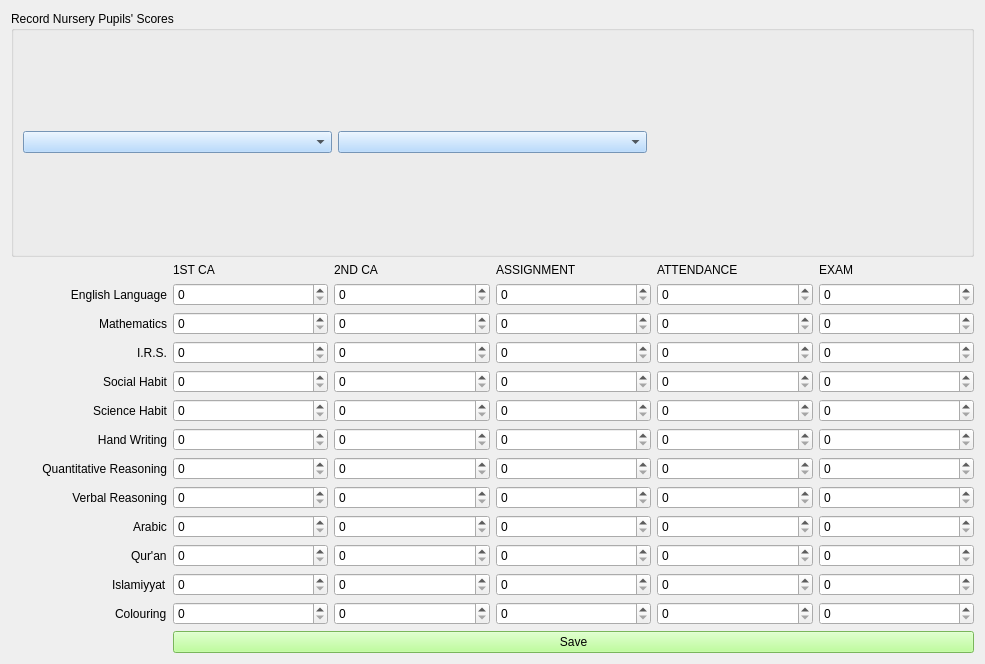
<?xml version="1.0" encoding="UTF-8"?>
<ui version="4.0">
 <class>NurScoreRecForm</class>
 <widget class="QWidget" name="NurScoreRecForm">
  <property name="geometry">
   <rect>
    <x>0</x>
    <y>0</y>
    <width>985</width>
    <height>664</height>
   </rect>
  </property>
  <property name="windowTitle">
   <string>Nursery Scores (First Term)</string>
  </property>
  <property name="windowIcon">
   <iconset>
    <normaloff>score_icon.png</normaloff>score_icon.png</iconset>
  </property>
  <property name="styleSheet">
   <string notr="true">font: 12pt &quot;MS Shell Dlg 2&quot;;

QPushButton{
background-color: rgb(170, 255, 127);
}
</string>
  </property>
  <layout class="QHBoxLayout" name="horizontalLayout_2">
   <item>
    <layout class="QVBoxLayout" name="verticalLayout_3">
     <item>
      <widget class="QGroupBox" name="groupBox">
       <property name="styleSheet">
        <string notr="true">QComboBox{
background-color: rgb(165, 209, 255);
}</string>
       </property>
       <property name="title">
        <string>Record Nursery Pupils' Scores</string>
       </property>
       <layout class="QHBoxLayout" name="horizontalLayout">
        <item>
         <widget class="QComboBox" name="class_comboBox"/>
        </item>
        <item>
         <widget class="QComboBox" name="stud_adm_no_comboBox"/>
        </item>
        <item>
         <widget class="QLabel" name="name_label">
          <property name="styleSheet">
           <string notr="true">QComboBox{
background-color: rgb(166, 180, 255);
}</string>
          </property>
          <property name="text">
           <string/>
          </property>
         </widget>
        </item>
       </layout>
      </widget>
     </item>
     <item>
      <layout class="QVBoxLayout" name="verticalLayout_2">
       <item>
        <layout class="QVBoxLayout" name="verticalLayout"/>
       </item>
       <item>
        <layout class="QGridLayout" name="gridLayout">
         <item row="13" column="3">
          <widget class="QSpinBox" name="verbal_c2_spin"/>
         </item>
         <item row="10" column="6">
          <widget class="QSpinBox" name="quant_exam_spin"/>
         </item>
         <item row="13" column="2">
          <widget class="QSpinBox" name="verbal_c1_spin"/>
         </item>
         <item row="13" column="6">
          <widget class="QSpinBox" name="verbal_exam_spin"/>
         </item>
         <item row="13" column="4">
          <widget class="QSpinBox" name="verbal_ass_spin"/>
         </item>
         <item row="13" column="5">
          <widget class="QSpinBox" name="verbal_att_spin"/>
         </item>
         <item row="3" column="6">
          <widget class="QDoubleSpinBox" name="math_exam_spin">
           <property name="decimals">
            <number>0</number>
           </property>
          </widget>
         </item>
         <item row="5" column="0">
          <widget class="QLabel" name="label_3">
           <property name="text">
            <string>I.R.S.</string>
           </property>
           <property name="alignment">
            <set>Qt::AlignRight|Qt::AlignTrailing|Qt::AlignVCenter</set>
           </property>
          </widget>
         </item>
         <item row="3" column="3">
          <widget class="QDoubleSpinBox" name="math_c2_spin">
           <property name="decimals">
            <number>0</number>
           </property>
          </widget>
         </item>
         <item row="1" column="2">
          <widget class="QDoubleSpinBox" name="eng_c1_spin">
           <property name="decimals">
            <number>0</number>
           </property>
          </widget>
         </item>
         <item row="6" column="0">
          <widget class="QLabel" name="label_21">
           <property name="text">
            <string>Social Habit</string>
           </property>
           <property name="alignment">
            <set>Qt::AlignRight|Qt::AlignTrailing|Qt::AlignVCenter</set>
           </property>
          </widget>
         </item>
         <item row="3" column="5">
          <widget class="QDoubleSpinBox" name="math_att_spin">
           <property name="decimals">
            <number>0</number>
           </property>
          </widget>
         </item>
         <item row="13" column="0">
          <widget class="QLabel" name="label_28">
           <property name="text">
            <string>Verbal Reasoning</string>
           </property>
           <property name="alignment">
            <set>Qt::AlignRight|Qt::AlignTrailing|Qt::AlignVCenter</set>
           </property>
          </widget>
         </item>
         <item row="7" column="0">
          <widget class="QLabel" name="label_20">
           <property name="text">
            <string>Science Habit</string>
           </property>
           <property name="alignment">
            <set>Qt::AlignRight|Qt::AlignTrailing|Qt::AlignVCenter</set>
           </property>
          </widget>
         </item>
         <item row="16" column="0" alignment="Qt::AlignRight">
          <widget class="QLabel" name="label_11">
           <property name="text">
            <string>Islamiyyat</string>
           </property>
          </widget>
         </item>
         <item row="5" column="4">
          <widget class="QDoubleSpinBox" name="irs_ass_spin">
           <property name="decimals">
            <number>0</number>
           </property>
          </widget>
         </item>
         <item row="3" column="4">
          <widget class="QDoubleSpinBox" name="math_ass_spin">
           <property name="decimals">
            <number>0</number>
           </property>
          </widget>
         </item>
         <item row="5" column="5">
          <widget class="QDoubleSpinBox" name="irs_att_spin">
           <property name="decimals">
            <number>0</number>
           </property>
          </widget>
         </item>
         <item row="14" column="0" alignment="Qt::AlignRight">
          <widget class="QLabel" name="label_8">
           <property name="text">
            <string>Arabic</string>
           </property>
          </widget>
         </item>
         <item row="0" column="2">
          <widget class="QLabel" name="label_6">
           <property name="text">
            <string>1ST CA</string>
           </property>
          </widget>
         </item>
         <item row="9" column="0">
          <widget class="QLabel" name="label_19">
           <property name="text">
            <string>Hand Writing</string>
           </property>
           <property name="alignment">
            <set>Qt::AlignRight|Qt::AlignTrailing|Qt::AlignVCenter</set>
           </property>
          </widget>
         </item>
         <item row="3" column="0">
          <widget class="QLabel" name="label_2">
           <property name="text">
            <string>Mathematics</string>
           </property>
           <property name="alignment">
            <set>Qt::AlignRight|Qt::AlignTrailing|Qt::AlignVCenter</set>
           </property>
          </widget>
         </item>
         <item row="1" column="3">
          <widget class="QDoubleSpinBox" name="eng_c2_spin">
           <property name="decimals">
            <number>0</number>
           </property>
          </widget>
         </item>
         <item row="0" column="3">
          <widget class="QLabel" name="label_5">
           <property name="styleSheet">
            <string notr="true"/>
           </property>
           <property name="text">
            <string>2ND CA</string>
           </property>
          </widget>
         </item>
         <item row="0" column="6">
          <widget class="QLabel" name="label_4">
           <property name="text">
            <string>EXAM</string>
           </property>
          </widget>
         </item>
         <item row="5" column="2">
          <widget class="QDoubleSpinBox" name="irs_c1_spin">
           <property name="decimals">
            <number>0</number>
           </property>
          </widget>
         </item>
         <item row="1" column="4">
          <widget class="QDoubleSpinBox" name="eng_ass_spin">
           <property name="decimals">
            <number>0</number>
           </property>
          </widget>
         </item>
         <item row="5" column="3">
          <widget class="QDoubleSpinBox" name="irs_c2_spin">
           <property name="decimals">
            <number>0</number>
           </property>
          </widget>
         </item>
         <item row="0" column="5">
          <widget class="QLabel" name="label_9">
           <property name="text">
            <string>ATTENDANCE</string>
           </property>
          </widget>
         </item>
         <item row="7" column="2">
          <widget class="QDoubleSpinBox" name="science_c1_spin">
           <property name="decimals">
            <number>0</number>
           </property>
          </widget>
         </item>
         <item row="1" column="5">
          <widget class="QDoubleSpinBox" name="eng_att_spin">
           <property name="decimals">
            <number>0</number>
           </property>
          </widget>
         </item>
         <item row="1" column="0">
          <widget class="QLabel" name="label">
           <property name="text">
            <string>English Language</string>
           </property>
           <property name="alignment">
            <set>Qt::AlignRight|Qt::AlignTrailing|Qt::AlignVCenter</set>
           </property>
          </widget>
         </item>
         <item row="10" column="0">
          <widget class="QLabel" name="label_16">
           <property name="text">
            <string>Quantitative Reasoning</string>
           </property>
           <property name="alignment">
            <set>Qt::AlignRight|Qt::AlignTrailing|Qt::AlignVCenter</set>
           </property>
          </widget>
         </item>
         <item row="3" column="2">
          <widget class="QDoubleSpinBox" name="math_c1_spin">
           <property name="decimals">
            <number>0</number>
           </property>
          </widget>
         </item>
         <item row="1" column="6">
          <widget class="QDoubleSpinBox" name="eng_exam_spin">
           <property name="decimals">
            <number>0</number>
           </property>
          </widget>
         </item>
         <item row="0" column="4">
          <widget class="QLabel" name="label_7">
           <property name="text">
            <string>ASSIGNMENT</string>
           </property>
          </widget>
         </item>
         <item row="10" column="5">
          <widget class="QSpinBox" name="quant_att_spin"/>
         </item>
         <item row="9" column="2">
          <widget class="QDoubleSpinBox" name="handwriting_c1_spin">
           <property name="decimals">
            <number>0</number>
           </property>
          </widget>
         </item>
         <item row="9" column="4">
          <widget class="QDoubleSpinBox" name="handwriting_ass_spin">
           <property name="decimals">
            <number>0</number>
           </property>
          </widget>
         </item>
         <item row="7" column="4">
          <widget class="QDoubleSpinBox" name="science_ass_spin">
           <property name="decimals">
            <number>0</number>
           </property>
          </widget>
         </item>
         <item row="7" column="3">
          <widget class="QDoubleSpinBox" name="science_c2_spin">
           <property name="decimals">
            <number>0</number>
           </property>
          </widget>
         </item>
         <item row="9" column="6">
          <widget class="QDoubleSpinBox" name="handwriting_exam_spin">
           <property name="decimals">
            <number>0</number>
           </property>
          </widget>
         </item>
         <item row="6" column="5">
          <widget class="QDoubleSpinBox" name="social_att_spin">
           <property name="decimals">
            <number>0</number>
           </property>
          </widget>
         </item>
         <item row="10" column="2">
          <widget class="QDoubleSpinBox" name="quant_c1_spin">
           <property name="decimals">
            <number>0</number>
           </property>
          </widget>
         </item>
         <item row="9" column="5">
          <widget class="QDoubleSpinBox" name="handwriting_att_spin">
           <property name="decimals">
            <number>0</number>
           </property>
          </widget>
         </item>
         <item row="10" column="3">
          <widget class="QDoubleSpinBox" name="quant_c2_spin">
           <property name="decimals">
            <number>0</number>
           </property>
          </widget>
         </item>
         <item row="6" column="4">
          <widget class="QDoubleSpinBox" name="social_ass_spin">
           <property name="decimals">
            <number>0</number>
           </property>
          </widget>
         </item>
         <item row="6" column="2">
          <widget class="QDoubleSpinBox" name="social_c1_spin">
           <property name="decimals">
            <number>0</number>
           </property>
          </widget>
         </item>
         <item row="5" column="6">
          <widget class="QDoubleSpinBox" name="irs_exam_spin">
           <property name="decimals">
            <number>0</number>
           </property>
          </widget>
         </item>
         <item row="17" column="0" alignment="Qt::AlignRight">
          <widget class="QLabel" name="label_12">
           <property name="text">
            <string>Colouring</string>
           </property>
          </widget>
         </item>
         <item row="6" column="3">
          <widget class="QDoubleSpinBox" name="social_c2_spin">
           <property name="decimals">
            <number>0</number>
           </property>
          </widget>
         </item>
         <item row="7" column="6">
          <widget class="QDoubleSpinBox" name="science_exam_spin">
           <property name="decimals">
            <number>0</number>
           </property>
          </widget>
         </item>
         <item row="9" column="3">
          <widget class="QDoubleSpinBox" name="handwriting_c2_spin">
           <property name="decimals">
            <number>0</number>
           </property>
          </widget>
         </item>
         <item row="15" column="0" alignment="Qt::AlignRight">
          <widget class="QLabel" name="label_10">
           <property name="text">
            <string>Qur'an</string>
           </property>
          </widget>
         </item>
         <item row="10" column="4">
          <widget class="QSpinBox" name="quant_ass_spin"/>
         </item>
         <item row="6" column="6">
          <widget class="QDoubleSpinBox" name="social_exam_spin">
           <property name="decimals">
            <number>0</number>
           </property>
          </widget>
         </item>
         <item row="7" column="5">
          <widget class="QDoubleSpinBox" name="science_att_spin">
           <property name="decimals">
            <number>0</number>
           </property>
          </widget>
         </item>
         <item row="14" column="2">
          <widget class="QSpinBox" name="arabic_c1_spin"/>
         </item>
         <item row="14" column="3">
          <widget class="QSpinBox" name="arabic_c2_spin"/>
         </item>
         <item row="14" column="4">
          <widget class="QSpinBox" name="arabic_ass_spin"/>
         </item>
         <item row="14" column="5">
          <widget class="QSpinBox" name="arabic_att_spin"/>
         </item>
         <item row="14" column="6">
          <widget class="QSpinBox" name="arabic_exam_spin"/>
         </item>
         <item row="15" column="2">
          <widget class="QSpinBox" name="qur_c1_spin"/>
         </item>
         <item row="15" column="3">
          <widget class="QSpinBox" name="qur_c2_spin"/>
         </item>
         <item row="15" column="4">
          <widget class="QSpinBox" name="qur_ass_spin"/>
         </item>
         <item row="15" column="5">
          <widget class="QSpinBox" name="qur_att_spin"/>
         </item>
         <item row="15" column="6">
          <widget class="QSpinBox" name="qur_exam_spin"/>
         </item>
         <item row="16" column="2">
          <widget class="QSpinBox" name="islam_c1_spin"/>
         </item>
         <item row="16" column="3">
          <widget class="QSpinBox" name="islam_c2_spin"/>
         </item>
         <item row="16" column="4">
          <widget class="QSpinBox" name="islam_ass_spin"/>
         </item>
         <item row="16" column="5">
          <widget class="QSpinBox" name="islam_att_spin"/>
         </item>
         <item row="16" column="6">
          <widget class="QSpinBox" name="islam_exam_spin"/>
         </item>
         <item row="17" column="2">
          <widget class="QSpinBox" name="colour_c1_spin"/>
         </item>
         <item row="17" column="3">
          <widget class="QSpinBox" name="colour_c2_spin"/>
         </item>
         <item row="17" column="4">
          <widget class="QSpinBox" name="colour_ass_spin"/>
         </item>
         <item row="17" column="5">
          <widget class="QSpinBox" name="colour_att_spin"/>
         </item>
         <item row="17" column="6">
          <widget class="QSpinBox" name="colour_exam_spin"/>
         </item>
         <item row="18" column="2" colspan="5">
          <widget class="QPushButton" name="qur_score_btn">
           <property name="styleSheet">
            <string notr="true">background-color: rgb(170, 255, 127);</string>
           </property>
           <property name="text">
            <string>Save</string>
           </property>
          </widget>
         </item>
        </layout>
       </item>
      </layout>
     </item>
    </layout>
   </item>
  </layout>
 </widget>
 <tabstops>
  <tabstop>class_comboBox</tabstop>
  <tabstop>stud_adm_no_comboBox</tabstop>
  <tabstop>eng_c1_spin</tabstop>
  <tabstop>eng_c2_spin</tabstop>
  <tabstop>eng_ass_spin</tabstop>
  <tabstop>eng_att_spin</tabstop>
  <tabstop>eng_exam_spin</tabstop>
  <tabstop>math_c1_spin</tabstop>
  <tabstop>math_c2_spin</tabstop>
  <tabstop>math_ass_spin</tabstop>
  <tabstop>math_att_spin</tabstop>
  <tabstop>math_exam_spin</tabstop>
  <tabstop>irs_c1_spin</tabstop>
  <tabstop>irs_c2_spin</tabstop>
  <tabstop>irs_ass_spin</tabstop>
  <tabstop>irs_att_spin</tabstop>
  <tabstop>irs_exam_spin</tabstop>
  <tabstop>social_c1_spin</tabstop>
  <tabstop>social_c2_spin</tabstop>
  <tabstop>social_ass_spin</tabstop>
  <tabstop>social_att_spin</tabstop>
  <tabstop>social_exam_spin</tabstop>
  <tabstop>science_c1_spin</tabstop>
  <tabstop>science_c2_spin</tabstop>
  <tabstop>science_ass_spin</tabstop>
  <tabstop>science_att_spin</tabstop>
  <tabstop>science_exam_spin</tabstop>
  <tabstop>handwriting_c1_spin</tabstop>
  <tabstop>handwriting_c2_spin</tabstop>
  <tabstop>handwriting_ass_spin</tabstop>
  <tabstop>handwriting_att_spin</tabstop>
  <tabstop>handwriting_exam_spin</tabstop>
  <tabstop>quant_c1_spin</tabstop>
  <tabstop>quant_c2_spin</tabstop>
  <tabstop>quant_ass_spin</tabstop>
  <tabstop>quant_att_spin</tabstop>
  <tabstop>quant_exam_spin</tabstop>
  <tabstop>verbal_c1_spin</tabstop>
  <tabstop>verbal_c2_spin</tabstop>
  <tabstop>verbal_ass_spin</tabstop>
  <tabstop>verbal_att_spin</tabstop>
  <tabstop>verbal_exam_spin</tabstop>
  <tabstop>arabic_c1_spin</tabstop>
  <tabstop>arabic_c2_spin</tabstop>
  <tabstop>arabic_ass_spin</tabstop>
  <tabstop>arabic_att_spin</tabstop>
  <tabstop>arabic_exam_spin</tabstop>
  <tabstop>qur_c1_spin</tabstop>
  <tabstop>qur_c2_spin</tabstop>
  <tabstop>qur_ass_spin</tabstop>
  <tabstop>qur_att_spin</tabstop>
  <tabstop>qur_exam_spin</tabstop>
  <tabstop>islam_c1_spin</tabstop>
  <tabstop>islam_c2_spin</tabstop>
  <tabstop>islam_ass_spin</tabstop>
  <tabstop>islam_att_spin</tabstop>
  <tabstop>islam_exam_spin</tabstop>
  <tabstop>colour_c1_spin</tabstop>
  <tabstop>colour_c2_spin</tabstop>
  <tabstop>colour_ass_spin</tabstop>
  <tabstop>colour_att_spin</tabstop>
  <tabstop>colour_exam_spin</tabstop>
  <tabstop>qur_score_btn</tabstop>
 </tabstops>
 <resources/>
 <connections/>
</ui>
